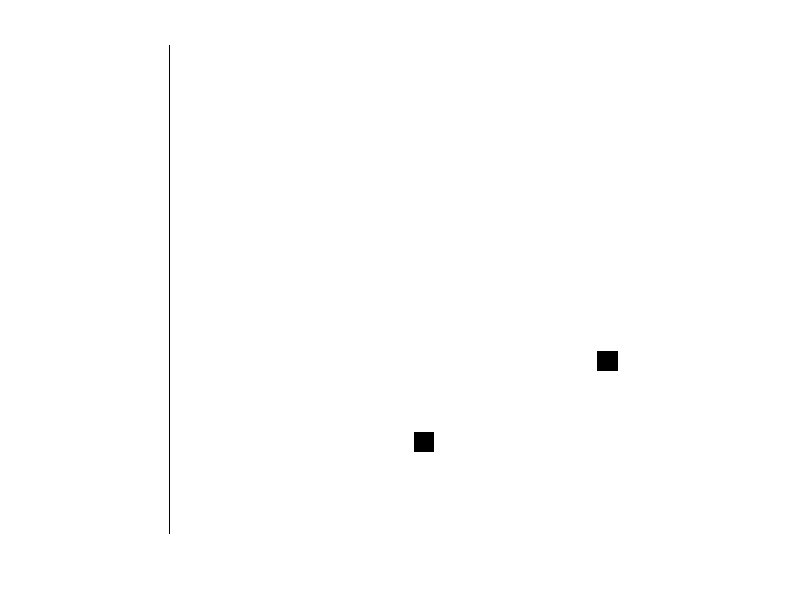

Reproduce this figure in MATLAB.
%%HarrFeature Extracte 
clear all
close all
clc

IMAGE_WIDTH = 24;
IMAGE_HEIGHT = 24;
image = randi([0,255],IMAGE_WIDTH,IMAGE_HEIGHT); %generate a  24*24 randam image data
filter_size = [[1,2],[1,3],[2,1],[3,1],[2,2]];  %5 kinds of filter

initial_filter_wide = filter_size(1,2);     % first filter width
initial_filter_height = filter_size(1,1);   % first filter height
feature = [];   % changable vertor for storing feature datas
counter = 1;    % feature vector index
filter_wide = 0;    % actual extending filter model size
filter_height = 0;  % actual extending filter model size
%% for filter model 1
for x=1:1:IMAGE_WIDTH   % traverse all vertical numbers 
    for y=1:1:IMAGE_HEIGHT  % traverse all hersional numbers 
        for filter_wide = initial_filter_wide: initial_filter_wide: 24-x + 1    % changing filter size
            for filter_height = initial_filter_height: initial_filter_height: 24-y+1    % changing filter size
                white_sum = 0;  % store sum white part num
                black_sum = 0;  % store sum black part num
                for i=x: 1 : x + filter_wide-1  % traverse whole filter metrix 
                    for j=y: 1 : y + filter_height-1
                        if(i <= x + filter_wide/2)
                            white_sum = image(i,j)+ white_sum;  
                        else
                            black_sum = black_sum + image(i,j);
                        end
                    end
                end
                feature(1,counter) = white_sum - black_sum; % store features
                counter = counter+1;
            end
        end
    end
end

%% for filter model 2
%% for filter model 3
%% for filter model 4
%% for filter model 5
imshow(image);


